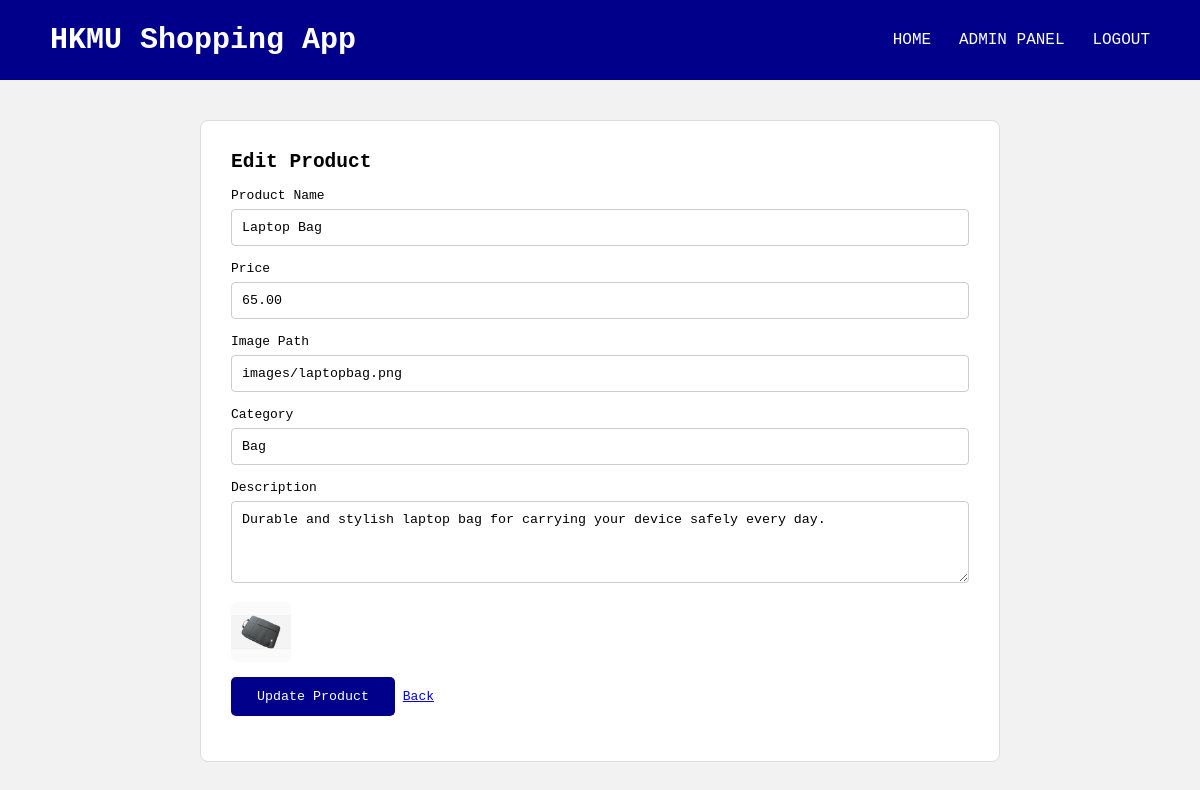
The app's page /edit_product.php?id=1 (signed in) with its own data.
### tables this page shows
CREATE TABLE `products` (
  `id` int(11) NOT NULL,
  `name` varchar(100) DEFAULT NULL,
  `price` decimal(10,2) DEFAULT NULL,
  `image` varchar(255) DEFAULT NULL,
  `category` varchar(100) DEFAULT NULL,
  `description` text DEFAULT NULL
);

### edit_product.php (the view, shortened to what this page needs)
<?php
$conn = mysqli_connect("localhost", "root", "", "php_shopping app");
$id = (int)$_GET['id'];
$result = mysqli_query($conn, "SELECT * FROM products WHERE id='$id'");
$product = mysqli_fetch_assoc($result);
?>
<!DOCTYPE html>
<html>
<head>
    <link rel="stylesheet" type="text/css" href="../style.css">
</head>
<body>
<nav>
    <label class="my_logo">HKMU Shopping App</label>
    <ul>
        <li><a href="../index.php">Home</a></li>
        <li><a href="adminpage.php">Admin Panel</a></li>
        <li><a href="../logout.php">Logout</a></li>
    </ul>
</nav>
<main>
    <div class="checkout_box">
        <h2>Edit Product</h2>
        <form method="POST" action="">
            <div class="input_deg">
                <label>Product Name</label>
                <input type="text" name="name" value="<?php echo htmlspecialchars($product['name']); ?>" required>
            </div>
            <div class="input_deg">
                <label>Price</label>
                <input type="number" step="0.01" name="price" value="<?php echo htmlspecialchars($product['price']); ?>" required>
            </div>
            <div class="input_deg">
                <label>Image Path</label>
                <input type="text" name="image" value="<?php echo htmlspecialchars($product['image']); ?>" required>
            </div>
            <div class="input_deg">
                <label>Category</label>
                <input type="text" name="category" value="<?php echo htmlspecialchars($product['category']); ?>" required>
            </div>
            <div class="input_deg">
                <label>Description</label>
                <textarea name="description" rows="4" required><?php echo htmlspecialchars($product['description']); ?></textarea>
            </div>
            <div class="input_deg">
                <img src="../<?php echo htmlspecialchars($product['image']); ?>" alt="<?php echo htmlspecialchars($product['name']); ?>" class="admin_product_img">
            </div>
            <div class="input_deg">
                <button type="submit" name="update_product" class="cart_checkout_btn" style="border:none; cursor:pointer;">
                    Update Product
                </button>
                <a href="adminpage.php" class="normal_btn">Back</a>
            </div>
        </form>
    </div>
</main>
</body>
</html>

### style.css (style rules this page uses)
* { margin: 0; padding: 0; box-sizing: border-box; font-family: monospace; }
html, body { height: 100%; }
body { background: #f2f2f2; min-height: 100vh; display: flex; flex-direction: column; }
main { flex: 1; }
nav { background: darkblue; height: 80px; width: 100%; }
.my_logo { color: white; font-size: 30px; line-height: 80px; margin-left: 50px; font-weight: bold; }
nav ul { float: right; margin-right: 40px; }
nav ul li { display: inline-block; line-height: 80px; margin: 0 10px; }
nav ul li a { color: white; font-size: 16px; text-transform: uppercase; text-decoration: none; }
.cart_checkout_btn { background: darkblue; color: white; padding: 12px 26px; border-radius: 5px; text-decoration: none; display: inline-block; }
.checkout_box { width: 90%; max-width: 800px; margin: 40px auto; background: white; padding: 30px; border-radius: 8px; border: 1px solid #ddd; }
.checkout_box h2, .checkout_box h3 { margin-bottom: 15px; }
.input_deg { margin-bottom: 15px; }
.input_deg label { display: block; margin-bottom: 6px; }
.input_deg input, .input_deg textarea, .input_deg select { width: 100%; padding: 10px; border: 1px solid #ccc; border-radius: 4px; }
.admin_product_img { width: 60px; height: 60px; object-fit: contain; background: #fafafa; border-radius: 6px; display: block; }

### records on screen
products: name "Laptop Bag", price "65.00", image "images/laptopbag.png", category "Bag", description "Durable and stylish laptop bag for carrying your device safely every day.", image (picture)
